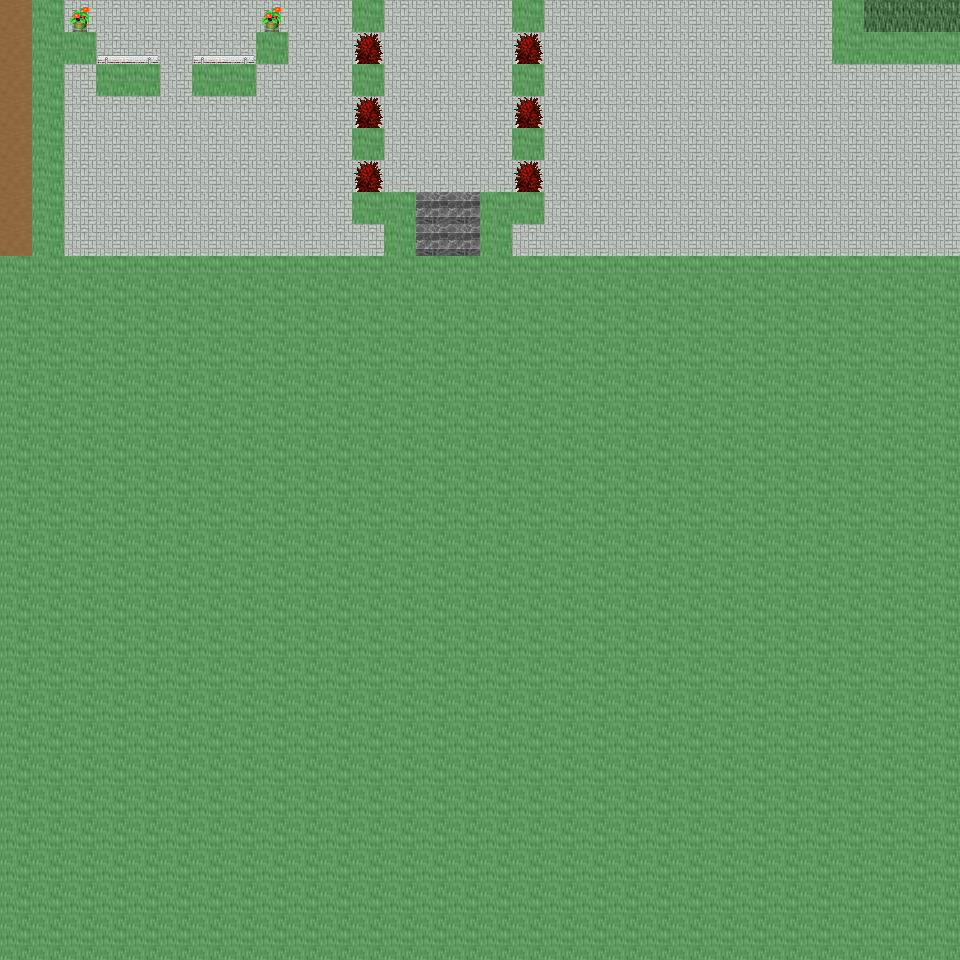

Below is a game level as drawn by its tile map, then a one-line description and the .tmx that defines it (tile-layer data replaced by summaries):
An orthogonal 30x30 tile map with 32x32 px tiles, 6 tile layers (Ground, Object, Object2, Above, ...), 31 tilesets and 8 objects (8x mapchange).

<map version="1.0" orientation="orthogonal" renderorder="right-down" width="30" height="30" tilewidth="32" tileheight="32" nextobjectid="9">
  <tileset firstgid="1" name="tileset_ground_ground" tilewidth="32" tileheight="32" tilecount="33" columns="3">
    <image source="../drawable/tileset_ground_ground.png" width="96" height="352" />
  </tileset>
  <tileset firstgid="34" name="tileset_ground_ridge_earth_dark" tilewidth="32" tileheight="32" tilecount="96" columns="12">
    <image source="../drawable/tileset_ground_ridge_earth_dark.png" width="384" height="256" />
  </tileset>
  <tileset firstgid="130" name="tileset_logic_collision" tilewidth="32" tileheight="32" tilecount="1" columns="1">
    <image source="../drawable/tileset_logic_collision.png" width="32" height="32" />
  </tileset>
  <tileset firstgid="131" name="tileset_building_fence_fence_chunky" tilewidth="32" tileheight="32" tilecount="21" columns="3">
    <image source="../drawable/tileset_building_fence_fence_chunky.png" width="96" height="224" />
  </tileset>
  <tileset firstgid="152" name="tileset_item_statue_girl_with_bird" tilewidth="32" tileheight="32" tilecount="12" columns="4">
    <image source="../drawable/tileset_item_statue_girl_with_bird.png" width="128" height="96" />
  </tileset>
  <tileset firstgid="164" name="tileset_plant_bush_hosta" tilewidth="32" tileheight="32" tilecount="9" columns="3">
    <image source="../drawable/tileset_plant_bush_hosta.png" width="96" height="96" />
  </tileset>
  <tileset firstgid="173" name="tileset_ground_rock_rocks_3" tilewidth="32" tileheight="32" tilecount="16" columns="4">
    <image source="../drawable/tileset_ground_rock_rocks_3.png" width="128" height="128" />
  </tileset>
  <tileset firstgid="189" name="tileset_item_statue_crystal_statues" tilewidth="32" tileheight="32" tilecount="12" columns="6">
    <image source="../drawable/tileset_item_statue_crystal_statues.png" width="192" height="64" />
  </tileset>
  <tileset firstgid="201" name="tileset_plant_tree_maple_tree" tilewidth="32" tileheight="32" tilecount="72" columns="8">
    <image source="../drawable/tileset_plant_tree_maple_tree.png" width="256" height="288" />
  </tileset>
  <tileset firstgid="273" name="tileset_plant_stump_small_stump" tilewidth="32" tileheight="32" tilecount="4" columns="2">
    <image source="../drawable/tileset_plant_stump_small_stump.png" width="64" height="64" />
  </tileset>
  <tileset firstgid="277" name="tileset_item_statue_plants_potted_stone" tilewidth="32" tileheight="32" tilecount="6" columns="3">
    <image source="../drawable/tileset_item_statue_plants_potted_stone.png" width="96" height="64" />
  </tileset>
  <tileset firstgid="283" name="tileset_furniture_chair_bench_white" tilewidth="32" tileheight="32" tilecount="8" columns="2">
    <image source="../drawable/tileset_furniture_chair_bench_white.png" width="64" height="128" />
  </tileset>
  <tileset firstgid="291" name="tileset_furniture_sink_dark_side_on" tilewidth="32" tileheight="32" tilecount="6" columns="3">
    <image source="../drawable/tileset_furniture_sink_dark_side_on.png" width="96" height="64" />
  </tileset>
  <tileset firstgid="297" name="tileset_object_birds" tilewidth="32" tileheight="32" tilecount="4" columns="2">
    <image source="../drawable/tileset_object_birds.png" width="64" height="64" />
  </tileset>
  <tileset firstgid="301" name="tileset_ground_earth_edges" tilewidth="32" tileheight="32" tilecount="18" columns="6">
    <image source="../drawable/tileset_ground_earth_edges.png" width="192" height="96" />
  </tileset>
  <tileset firstgid="319" name="tileset_ground_grass_corners" tilewidth="32" tileheight="32" tilecount="24" columns="6">
    <image source="../drawable/tileset_ground_grass_corners.png" width="192" height="128" />
  </tileset>
  <tileset firstgid="343" name="tileset_building_stairs_stairs_grey" tilewidth="32" tileheight="32" tilecount="6" columns="3">
    <image source="../drawable/tileset_building_stairs_stairs_grey.png" width="96" height="64" />
  </tileset>
  <tileset firstgid="349" name="tileset_plant_tree_pine_tree" tilewidth="32" tileheight="32" tilecount="20" columns="4">
    <image source="../drawable/tileset_plant_tree_pine_tree.png" width="128" height="160" />
  </tileset>
  <tileset firstgid="369" name="tileset_plant_tree_oak_tree" tilewidth="32" tileheight="32" tilecount="20" columns="4">
    <image source="../drawable/tileset_plant_tree_oak_tree.png" width="128" height="160" />
  </tileset>
  <tileset firstgid="389" name="tileset_plant_tree_chestnut_tree" tilewidth="32" tileheight="32" tilecount="20" columns="4">
    <image source="../drawable/tileset_plant_tree_chestnut_tree.png" width="128" height="160" />
  </tileset>
  <tileset firstgid="409" name="tileset_building_thatched_roof_cottage1" tilewidth="32" tileheight="32" tilecount="20" columns="4">
    <image source="../drawable/tileset_building_thatched_roof_cottage1.png" width="128" height="160" />
  </tileset>
  <tileset firstgid="429" name="tileset_building_thatched_roof_cottage2" tilewidth="32" tileheight="32" tilecount="20" columns="4">
    <image source="../drawable/tileset_building_thatched_roof_cottage2.png" width="128" height="160" />
  </tileset>
  <tileset firstgid="449" name="tileset_object_well" tilewidth="32" tileheight="32" tilecount="4" columns="2">
    <image source="../drawable/tileset_object_well.png" width="64" height="64" />
  </tileset>
  <tileset firstgid="453" name="tileset_plant_flower_flower_bed_1" tilewidth="32" tileheight="32" tilecount="35" columns="7">
    <image source="../drawable/tileset_plant_flower_flower_bed_1.png" width="224" height="160" />
  </tileset>
  <tileset firstgid="488" name="tileset_plant_flower_small_flower_bed" tilewidth="32" tileheight="32" tilecount="12" columns="3">
    <image source="../drawable/tileset_plant_flower_small_flower_bed.png" width="96" height="128" />
  </tileset>
  <tileset firstgid="500" name="tileset_plant_flower_small_flower_bed_2" tilewidth="32" tileheight="32" tilecount="12" columns="3">
    <image source="../drawable/tileset_plant_flower_small_flower_bed_2.png" width="96" height="128" />
  </tileset>
  <tileset firstgid="512" name="tileset_plant_flower_foxgloves" tilewidth="32" tileheight="32" tilecount="4" columns="2">
    <image source="../drawable/tileset_plant_flower_foxgloves.png" width="64" height="64" />
  </tileset>
  <tileset firstgid="516" name="tileset_plant_flower_hothouse_flowers" tilewidth="32" tileheight="32" tilecount="72" columns="6">
    <image source="../drawable/tileset_plant_flower_hothouse_flowers.png" width="192" height="384" />
  </tileset>
  <tileset firstgid="588" name="tileset_plant_bush_bush_mult_colored" tilewidth="32" tileheight="32" tilecount="6" columns="3">
    <image source="../drawable/tileset_plant_bush_bush_mult_colored.png" width="96" height="64" />
  </tileset>
  <tileset firstgid="594" name="tileset_object_ents" tilewidth="32" tileheight="32" tilecount="50" columns="5">
    <image source="../drawable/tileset_object_ents.png" width="160" height="320" />
  </tileset>
  <tileset firstgid="644" name="tileset_ground_green_paving" tilewidth="32" tileheight="32" tilecount="18" columns="3">
    <image source="../drawable/tileset_ground_green_paving.png" width="96" height="192" />
  </tileset>
  <layer name="Ground" width="30" height="30">
    <data>[900 cells, 240 non-empty, 3 distinct tile ids]</data>
  </layer>
  <layer name="Object" width="30" height="30">
    <data>[900 cells, 27 non-empty, 10 distinct tile ids]</data>
  </layer>
  <layer name="Object2" width="30" height="30">
    <data>[900 cells, 8 non-empty, 1 distinct tile ids]</data>
  </layer>
  <layer name="Above" width="30" height="30">
    <data>[900 cells, 12 non-empty, 4 distinct tile ids]</data>
  </layer>
  <layer name="Above2" width="30" height="30">
    <data>[900 cells, 0 non-empty, 0 distinct tile ids]</data>
  </layer>
  <layer name="Walkable" width="30" height="30">
    <data>[900 cells, 691 non-empty, 1 distinct tile ids]</data>
  </layer>
  <objectgroup name="MapEvents">
    <object id="1" name="north" type="mapchange" x="0" y="0" width="32" height="32">
      <properties>
        <property name="map" value="0_ados_mountain_n2_w2_x0_y3" />
        <property name="place" value="south" />
      </properties>
    </object>
    <object id="2" name="north2" type="mapchange" x="64" y="0" width="288" height="32">
      <properties>
        <property name="map" value="0_ados_mountain_n2_w2_x0_y3" />
        <property name="place" value="south2" />
      </properties>
    </object>
    <object id="3" name="north3" type="mapchange" x="384" y="0" width="128" height="32">
      <properties>
        <property name="map" value="0_ados_mountain_n2_w2_x0_y3" />
        <property name="place" value="south3" />
      </properties>
    </object>
    <object id="4" name="north4" type="mapchange" x="544" y="0" width="288" height="32">
      <properties>
        <property name="map" value="0_ados_mountain_n2_w2_x0_y3" />
        <property name="place" value="south4" />
      </properties>
    </object>
    <object id="5" name="north5" type="mapchange" x="864" y="0" width="96" height="32">
      <properties>
        <property name="map" value="0_ados_mountain_n2_w2_x0_y3" />
        <property name="place" value="south5" />
      </properties>
    </object>
    <object id="6" name="west" type="mapchange" x="0" y="0" width="32" height="256">
      <properties>
        <property name="map" value="0_deniran_forest_n2_w_x0_y4" />
        <property name="place" value="east" />
      </properties>
    </object>
    <object id="7" name="east" type="mapchange" x="928" y="0" width="32" height="32">
      <properties>
        <property name="map" value="0_ados_mountain_n2_w2_x1_y4" />
        <property name="place" value="west" />
      </properties>
    </object>
    <object id="8" name="east2" type="mapchange" x="928" y="64" width="32" height="192">
      <properties>
        <property name="map" value="0_ados_mountain_n2_w2_x1_y4" />
        <property name="place" value="west2" />
      </properties>
    </object>
  </objectgroup>
</map>
